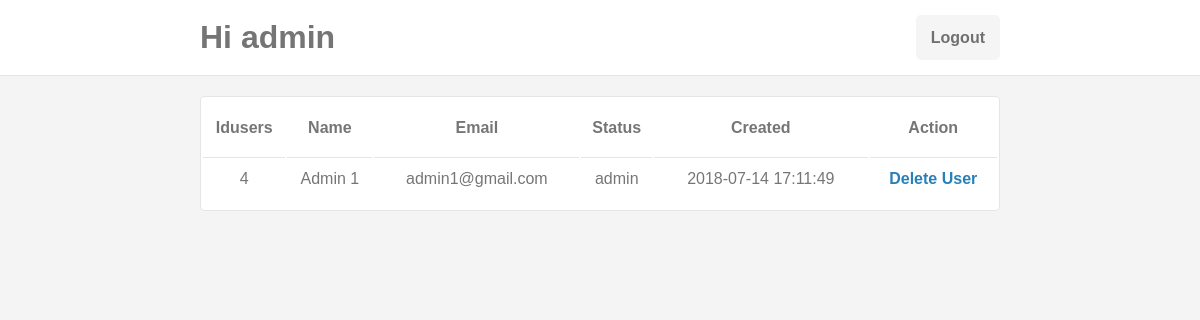
Screenshot of /detail.php?iduser=4 (signed in) with the database file from the repository.
### tables this page shows
CREATE TABLE `users` (
  `idusers` int(10) unsigned NOT NULL AUTO_INCREMENT,
  `email` varchar(50) NOT NULL,
  `password` varchar(225) NOT NULL,
  `name` varchar(50) NOT NULL,
  `status` enum('admin','dosen','karyawan') NOT NULL,
  `created` timestamp NOT NULL DEFAULT CURRENT_TIMESTAMP,
  PRIMARY KEY (`idusers`),
  UNIQUE KEY `email` (`email`)
);

### asset/database.php (called while the page is built, shortened)
<?php
	class database
	{
		private $hostname = '127.0.0.1';
		private $username = 'root';
		private $password = '';
		private $database = 'dbatol';
		public $conn = '';
		public function cn()
		{
			$this->conn = mysqli_connect(
				$this->hostname,
				$this->username,
				$this->password,
				$this->database);
			if ($this->conn) {
				return true;
			}
		}
		public function get_detail($idusers)
		{
			if ($this->cn()) {
				$q = $this->conn->query("select idusers, name, email, status, created from users where idusers=".$idusers);
				if ($q->num_rows > 0) {
					while ($data = $q->fetch_array()) {
						$datas[] = $data;
					}
					return $datas;
				} else {
					return 'Empty';
				}
			} else {
				return $this->conn->error;
			}
		}
	}

### asset/session.php (called while the page is built, shortened)
<?php
	class session
	{
		public function get($path)
		{
			if (isset($_SESSION[$path])) {
				return $_SESSION[$path];
			} else {
				$this->set($path, '');
				return $_SESSION[$path];
			}
		}
	}

### asset/asset.php (called while the page is built)
<?php
	function base_url($value='')
	{
		if ($value == '') {
			return 'http://'.$_SERVER['SERVER_NAME'].''.dirname($_SERVER['REQUEST_URI'].'?').'/';
		} else {
			return 'http://'.$_SERVER['SERVER_NAME'].''.dirname($_SERVER['REQUEST_URI'].'?').'/'.$value;
		}
	}

### detail.php (the view, shortened to what this page needs)
<?php include 'header.php'; ?>
<!DOCTYPE html>
<html>
<head>
</head>
<body>
<div class="body">
	<?php $detail = $cn->get_detail($_GET['iduser']); ?>
	<div>
		<?php if ($detail == 'Empty') { ?>
			<div class="frame-login">
				<div class="top">
					<h1>User Empty</h1>
				</div>
				<div class="mid">
					<div class="block">
						<a href="<?php echo base_url(); ?>">
							<input type="button" name="goback" class="btn btn-main-color btn-width-all" value="Go Back">
						</a>
					</div>
				</div>
			</div>
		<?php } else { ?>
			<?php foreach ($detail as $dt) { ?>
				<?php if ($ss->get('status') == 'admin' || $dt['status'] == $ss->get('status')) { ?>
					<table class="table" border="0">
						<tr>
							<th>Idusers</th>
							<th>Name</th>
							<th>Email</th>
							<th>Status</th>
							<th>Created</th>
							<?php if ($ss->get('status') == 'admin' || $dt['idusers'] == $ss->get('iduser')) { ?>
								<th>Action</th>
							<?php } ?>
						</tr>
						<tr>
							<td><?php echo $dt['idusers']; ?></td>
							<td><?php echo $dt['name']; ?></td>
							<td><?php echo $dt['email']; ?></td>
							<td><?php echo $dt['status']; ?></td>
							<td><?php echo $dt['created']; ?></td>
							<?php if ($ss->get('status') == 'admin' || $dt['idusers'] == $ss->get('iduser')) { ?>
								<td>
									<a href="<?php echo base_url('delete.php?iduser='.$dt['idusers']); ?>" class="link">
										Delete User
									</a>
								</td>
							<?php } ?>
						</tr>
					</table>
				<?php } ?>
			<?php } ?>
		<?php } ?>
	</div>
</div>
</body>
</html>

### public/css/app.css (style rules this page uses)
* { padding: 0; margin: 0; border: 0; font-family: sans-serif; }
html { background-color: rgba(225,225,225,0.34); }
a { cursor: pointer; text-decoration: none; }
a.link { font-size: 16px; font-weight: 600; color: #2980b9; }
.body { position: relative; width: 800px; padding: 20px 0; margin: auto; }
.body .table { position: relative; width: 100%; background-color: #fff; padding-bottom: 10px; margin: auto; border: 1px rgba(0,0,0,0.1) solid; border-radius: 5px; color: rgba(0,0,0,0.54); }
.body .table tr { text-align: center; }
.body .table tr th { padding: 20px 0; border-bottom: 1px rgba(0,0,0,0.1) solid; }
.body .table tr td { padding: 10px 0; }

### rows the page displays
users: idusers "4", name "Admin 1", email "admin1@gmail.com", status "admin", created "2018-07-14 17:11:49"

### other values shown
$ss->get('status') "admin"
